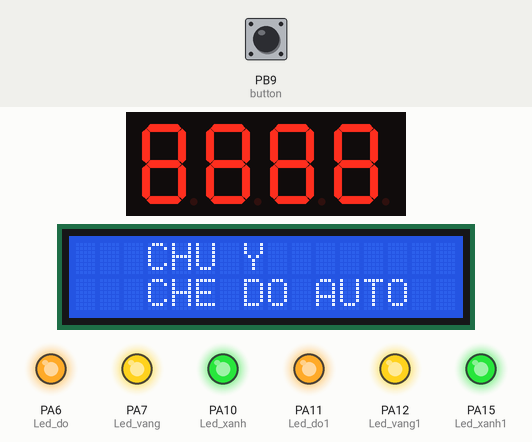
A sketch run on a simulated STM32 Blue Pill. On the bench: 4-digit seven-segment display, 16×2 character LCD, output pins drawn as LEDs (lit = HIGH). Wiring (inferred from the names in the program): 4-digit 7-segment display, segments lit when LOW: segments PB10, PB11, PB15, PB13, PB14, PB1, PB12; digit selects PA5, PA4, PA9, PA8. Inputs (shaded band) come from the test bench; at power-on: PB9 (button) HIGH. The segment pins are drawn as the display they are named for; pins used as bus, display or sensor lines are not drawn.

Above: at 1.2 s.
1.3 s: PB9 (button) pulled LOW for 0.15 s
At 2.1 s:
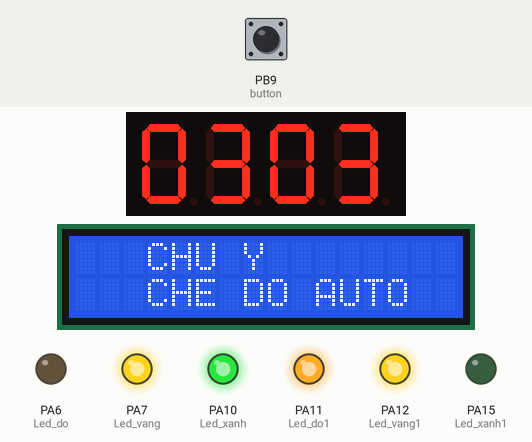
At 3.2 s:
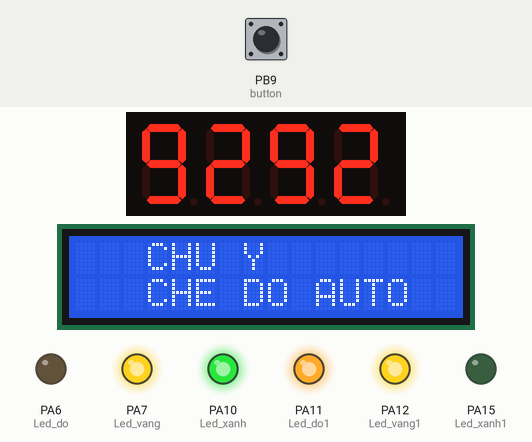
Timing chart, 0 to 4.7 s (numbered marks = the images above; inputs shaded):
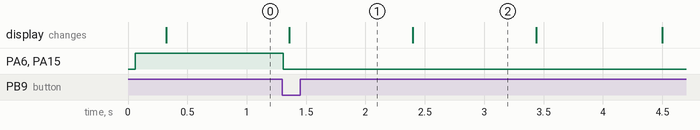

The sketch:

Traffic_light.ino
```cpp
/*
 Name:		Traffic_light.ino
 Created:	15/03/2023 22:56:43 PM
 Author:	NSH
*/
#include <LiquidCrystal.h>
#define segA PB10
#define segB PB11
#define segC PB15
#define segD PB13
#define segE PB14
#define segF PB1
#define segG PB12

#define control_led1 PA5
#define control_led2 PA4
#define control_led3 PA9
#define control_led4 PA8

#define Led_do PA6
#define Led_vang PA7
#define Led_xanh PA10


#define Led_do1 PA11
#define Led_vang1 PA12
#define Led_xanh1 PA15

#define button PB9

byte counter = 0;

unsigned char digits[] = { 0xC0, 0xF9, 0xA4, 0xB0, 0x99, 0x92, 0x82, 0xF8, 0x80, 0x90 };

LiquidCrystal lcd(PC13,PC14,PC15,PA0,PA1,PA2,PA3);
// the setup function runs once when you press reset or power the board
void displayDigit_tens(int digit)
{
	// Mảng chứa các giá trị để hiển thị trên LED 7-segment


	// Tách số hàng chục
	int tens = digit / 10;
	// Hiển thị số hàng chục

	digitalWrite(segA, bitRead(digits[tens], 0));
	digitalWrite(segB, bitRead(digits[tens], 1));
	digitalWrite(segC, bitRead(digits[tens], 2));
	digitalWrite(segD, bitRead(digits[tens], 3));
	digitalWrite(segE, bitRead(digits[tens], 4));
	digitalWrite(segF, bitRead(digits[tens], 5));
	digitalWrite(segG, bitRead(digits[tens], 6));
}
void displayDigit_unit(int digit)
{
	// Mảng chứa các giá trị để hiển thị trên LED 7-segment

	// Tách số số đơn vị
	int units = digit % 10;
	// Hiển thị số hàng chục

	digitalWrite(segA, bitRead(digits[units], 0));
	digitalWrite(segB, bitRead(digits[units], 1));
	digitalWrite(segC, bitRead(digits[units], 2));
	digitalWrite(segD, bitRead(digits[units], 3));
	digitalWrite(segE, bitRead(digits[units], 4));
	digitalWrite(segF, bitRead(digits[units], 5));
	digitalWrite(segG, bitRead(digits[units], 6));
}


void setup()
{
	lcd.begin(16,2);
	pinMode(segA, OUTPUT);
	pinMode(segB, OUTPUT);
	pinMode(segC, OUTPUT);
	pinMode(segD, OUTPUT);
	pinMode(segE, OUTPUT);
	pinMode(segF, OUTPUT);
	pinMode(segG, OUTPUT);

	pinMode(control_led1, OUTPUT);
	pinMode(control_led2, OUTPUT);
	pinMode(control_led3, OUTPUT);
	pinMode(control_led4, OUTPUT);

	pinMode(Led_do,OUTPUT);
	pinMode(Led_vang, OUTPUT);
	pinMode(Led_xanh, OUTPUT);

	pinMode(Led_do1, OUTPUT);
	pinMode(Led_vang1, OUTPUT);
	pinMode(Led_xanh1, OUTPUT);

	pinMode(button, INPUT);

	digitalWrite(Led_do,HIGH);
	digitalWrite(Led_vang, HIGH);
	digitalWrite(Led_xanh, HIGH);

	digitalWrite(Led_do1, HIGH);
	digitalWrite(Led_vang1, HIGH);
	digitalWrite(Led_xanh1, HIGH);

	digitalWrite(control_led1, HIGH);
	digitalWrite(control_led2, HIGH);
	digitalWrite(control_led3, HIGH);
	digitalWrite(control_led4, HIGH);

	attachInterrupt(digitalPinToInterrupt(button), Start, FALLING);
	lcd.setCursor(3, 0);
	lcd.print("PROJECT VXL"); // Prints "Arduino" on the LCD
	lcd.setCursor(3, 1); // Sets the location at which subsequent text written to the LCD will be displayed
	lcd.print("NHOM A PLUS");
}

// the loop function runs over and over again until power down or reset
void loop()
{
	int i, j = 0;
		lcd.clear();
		lcd.setCursor(3, 0);
		lcd.print("CHU Y"); // Prints "Arduino" on the LCD
		lcd.setCursor(3, 1); // Sets the location at which subsequent text written to the LCD will be displayed
		lcd.print("CHE DO AUTO");
		delay(2);
		if (counter == 1)
		{
			for (i = 30; i > 3; i--)
			{
				digitalWrite(Led_do, LOW);
				digitalWrite(Led_xanh1, LOW);
				for (j = 0; j < 500; j++)
				{

					digitalWrite(control_led1, LOW);
					digitalWrite(control_led3, LOW);
					displayDigit_tens(i);
					digitalWrite(control_led2, HIGH);
					digitalWrite(control_led4, HIGH);
					delay(1);

					digitalWrite(control_led2, LOW);
					digitalWrite(control_led4, LOW);
					displayDigit_unit(i);
					digitalWrite(control_led1, HIGH);
					digitalWrite(control_led3, HIGH);
					delay(1);
				}

			}
			digitalWrite(Led_xanh1, HIGH);
			for (i = 3; i >= 0; i--)
			{
				digitalWrite(Led_do, LOW);
				digitalWrite(Led_vang1, LOW);
				for (j = 0; j < 500; j++)
				{
					digitalWrite(control_led1, LOW);
					digitalWrite(control_led3, LOW);
					displayDigit_tens(0);
					digitalWrite(control_led2, HIGH);
					digitalWrite(control_led4, HIGH);
					delay(1);

					digitalWrite(control_led2, LOW);
					digitalWrite(control_led4, LOW);
					displayDigit_unit(i);
					digitalWrite(control_led1, HIGH);
					digitalWrite(control_led3, HIGH);
					delay(1);
				}
			}
			digitalWrite(Led_do, HIGH);
			digitalWrite(Led_vang1, HIGH);

			//chu ki 2
			for (i = 30; i > 3; i--)
			{

				for (j = 0; j < 500; j++)
				{

					digitalWrite(control_led1, LOW);
					digitalWrite(control_led3, LOW);
					displayDigit_tens(i);
					digitalWrite(control_led2, HIGH);
					digitalWrite(control_led4, HIGH);
					delay(1);

					digitalWrite(control_led2, LOW);
					digitalWrite(control_led4, LOW);
					displayDigit_unit(i);
					digitalWrite(control_led1, HIGH);
					digitalWrite(control_led3, HIGH);
					delay(1);
				}
				digitalWrite(Led_do1, LOW);
				digitalWrite(Led_xanh, LOW);
			}
			digitalWrite(Led_xanh, HIGH);
			for (i = 3; i >= 0; i--)
			{
				digitalWrite(Led_do1, LOW);
				digitalWrite(Led_vang, LOW);
				for (j = 0; j < 500; j++)
				{
					digitalWrite(control_led1, LOW);
					digitalWrite(control_led3, LOW);
					displayDigit_tens(0);
					digitalWrite(control_led2, HIGH);
					digitalWrite(control_led4, HIGH);
					delay(1);

					digitalWrite(control_led2, LOW);
					digitalWrite(control_led4, LOW);
					displayDigit_unit(i);
					digitalWrite(control_led1, HIGH);
					digitalWrite(control_led3, HIGH);
					delay(1);
				}
			}
			digitalWrite(Led_do1, HIGH);
			digitalWrite(Led_vang, HIGH);
		}

}

void Start()
{
	// count  = 1 là start
	// count  = 0 là dừng
	counter++;
	if (counter == 2)
	{
		counter = 0;
	}
}
```

Measured:
- after the input at 1.3 s, PA6 (Led_do), PA15 (Led_xanh1): HIGH → LOW at once; the display: changes after 0.06 s (image 1)
- what the display in image 2 shows lasts 1.0 s, from 2.4 s to 3.4 s
